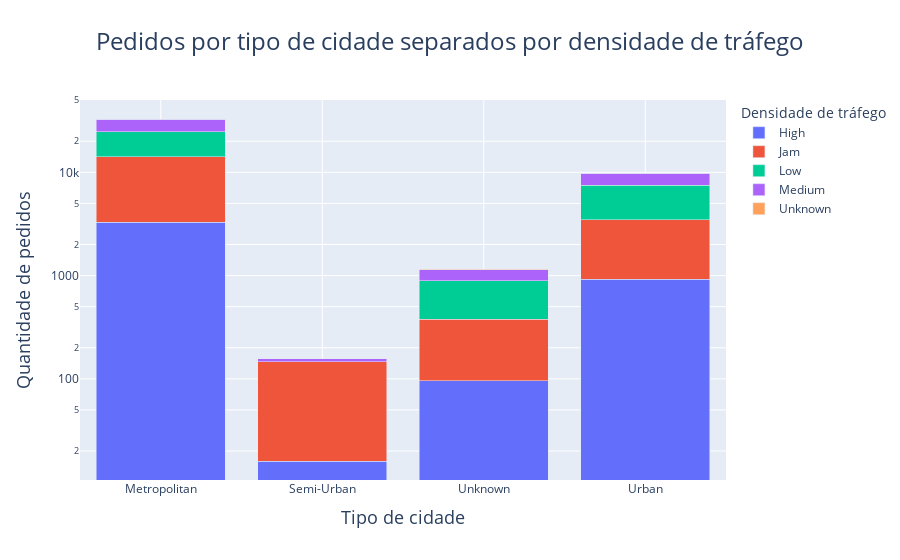

The notebook cell this image was saved under:
### Code cell
# Criar gráfico de barras empilhadas
fig = px.bar(df, x="City", y="ID", color="Road_traffic_density", title="Pedidos por tipo de cidade separados por densidade de tráfego", labels={"City": "Tipo de cidade", "ID": "Quantidade de pedidos", "Road_traffic_density": "Densidade de tráfego"}, barmode="stack", log_y=True)
fig.update_layout(title={"x": 0.5, "xanchor": "center", "font": {"size": 24}},
    xaxis={"title_font": {"size": 18}, "showgrid": True},
    yaxis={"title_font": {"size": 18}, "showgrid": True})
fig.show()

### Figure 1 — Plotly figure (JSON) as saved in the notebook; plotly's stock layout.template omitted (floating-point values rounded to 4 significant figures)
{"data": [{"hovertemplate": "Densidade de tráfego=High<br>Tipo de cidade=%{x}<br>Quantidade de pedidos=%{y}<extra></extra>", "legendgroup": "High", "marker": {"color": "#636efa", "pattern": {"shape": ""}}, "name": "High", "orientation": "v", "showlegend": true, "textposition": "auto", "type": "bar", "x": ["Metropolitan", "Semi-Urban", "Unknown", "Urban"], "xaxis": "x", "y": [3291, 16, 96, 918], "yaxis": "y"}, {"hovertemplate": "Densidade de tráfego=Jam<br>Tipo de cidade=%{x}<br>Quantidade de pedidos=%{y}<extra></extra>", "legendgroup": "Jam", "marker": {"color": "#EF553B", "pattern": {"shape": ""}}, "name": "Jam", "orientation": "v", "showlegend": true, "textposition": "auto", "type": "bar", "x": ["Metropolitan", "Semi-Urban", "Unknown", "Urban"], "xaxis": "x", "y": [10821, 130, 282, 2565], "yaxis": "y"}, {"hovertemplate": "Densidade de tráfego=Low<br>Tipo de cidade=%{x}<br>Quantidade de pedidos=%{y}<extra></extra>", "legendgroup": "Low", "marker": {"color": "#00cc96", "pattern": {"shape": ""}}, "name": "Low", "orientation": "v", "showlegend": true, "textposition": "auto", "type": "bar", "x": ["Metropolitan", "Unknown", "Urban"], "xaxis": "x", "y": [10566, 513, 3980], "yaxis": "y"}, {"hovertemplate": "Densidade de tráfego=Medium<br>Tipo de cidade=%{x}<br>Quantidade de pedidos=%{y}<extra></extra>", "legendgroup": "Medium", "marker": {"color": "#ab63fa", "pattern": {"shape": ""}}, "name": "Medium", "orientation": "v", "showlegend": true, "textposition": "auto", "type": "bar", "x": ["Metropolitan", "Semi-Urban", "Unknown", "Urban"], "xaxis": "x", "y": [8118, 10, 253, 2294], "yaxis": "y"}, {"hovertemplate": "Densidade de tráfego=Unknown<br>Tipo de cidade=%{x}<br>Quantidade de pedidos=%{y}<extra></extra>", "legendgroup": "Unknown", "marker": {"color": "#FFA15A", "pattern": {"shape": ""}}, "name": "Unknown", "orientation": "v", "showlegend": true, "textposition": "auto", "type": "bar", "x": ["Metropolitan", "Unknown", "Urban"], "xaxis": "x", "y": [64, 2, 25], "yaxis": "y"}], "layout": {"barmode": "stack", "legend": {"title": {"text": "Densidade de tráfego"}, "tracegroupgap": 0}, "title": {"font": {"size": 24}, "text": "Pedidos por tipo de cidade separados por densidade de tráfego", "x": 0.5, "xanchor": "center"}, "xaxis": {"anchor": "y", "domain": [0, 1], "showgrid": true, "title": {"font": {"size": 18}, "text": "Tipo de cidade"}}, "yaxis": {"anchor": "x", "domain": [0, 1], "showgrid": true, "title": {"font": {"size": 18}, "text": "Quantidade de pedidos"}, "type": "log"}}}
